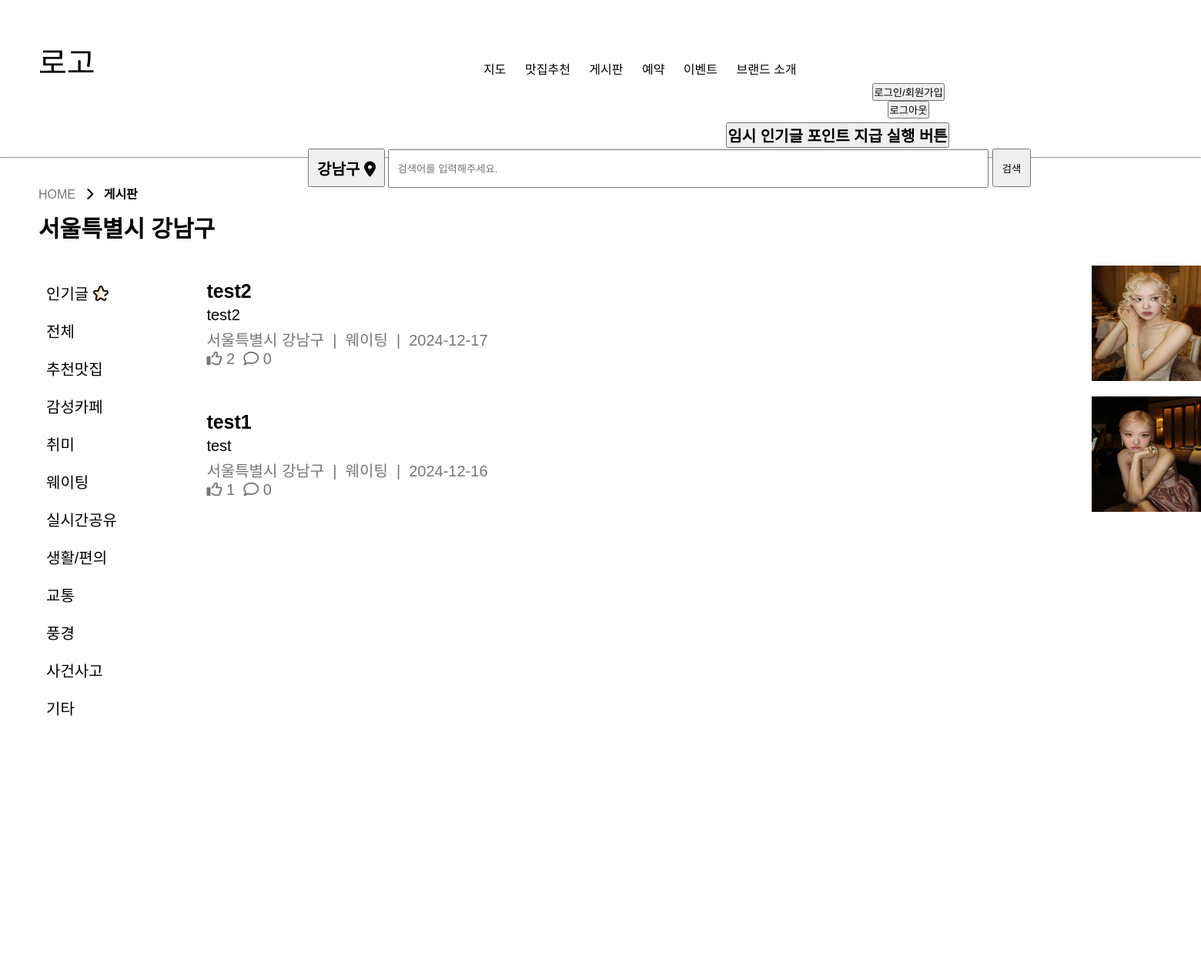
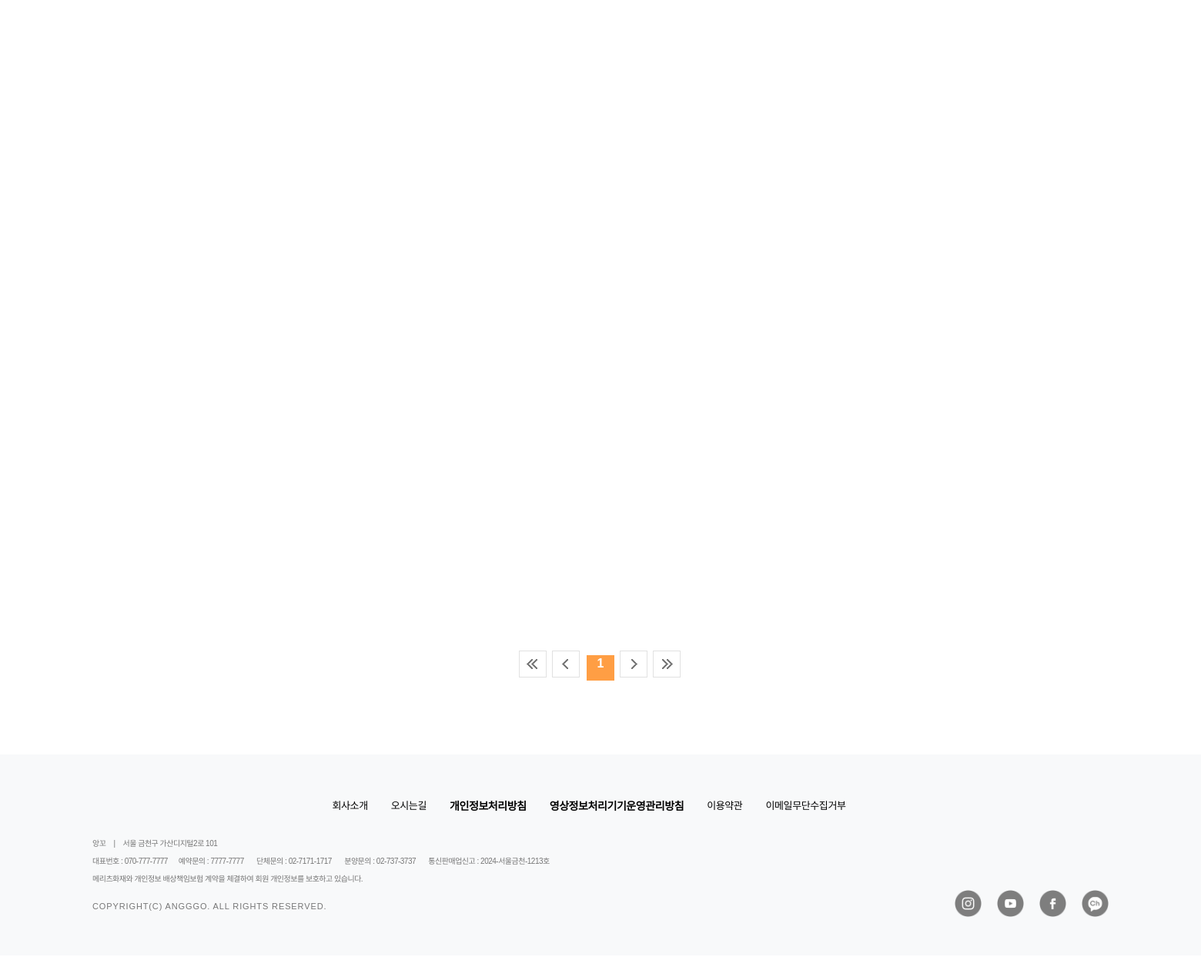
Screenshot of /board/nboard/?bselect=웨이팅 with the database file from the repository (2 pictures, top to bottom).
### board/models.py (models this page shows, shortened)
class Board(models.Model):
  bno = models.AutoField(primary_key=True)
  member = models.ForeignKey(Member,on_delete=models.DO_NOTHING, null=True)
  btitle = models.CharField(max_length=1000)
  bcontent = models.TextField()
  bgps = models.CharField(max_length=1000)
  bselect = models.CharField(max_length=500,choices=CHOICES)
  like_member = models.ManyToManyField(Member,default='',related_name='like_member')
  bgroup = models.IntegerField(null=True)
  bstep = models.IntegerField(default=0)
  bindent = models.IntegerField(default=0)
  bhit = models.IntegerField(default=0)
  bdate = models.DateTimeField(auto_now=True)
  bfile = models.ImageField(null=True,blank=True,upload_to='board')

### board/views.py (the view)
# urls.py: path('nboard/', views.nboard, name='nboard'),   # 게시판리스트
def nboard(request):
  if request.method == 'GET':
    bselect = request.GET.get("bselect", "전체")
    bgps = request.GET.get('bgps', '서울특별시 강남구')
    list_search = request.GET.get('list_search', '').strip()
    qs = Board.objects.annotate(comment_count=Count('comment', distinct=True))
    is_popular = bselect == "인기글"
    if bgps:
        qs = qs.filter(bgps__contains=bgps)
    if bselect != "전체" and not is_popular:
        qs = qs.filter(bselect=bselect)
    if list_search:
        blist = Board.objects.filter(
            Q(btitle__icontains=list_search) | Q(bcontent__icontains=list_search),
            bgps__icontains=bgps
        )
    else:
        blist = Board.objects.filter(bgps__icontains=bgps)
    if is_popular:
        qs = qs.order_by("-like_member", '-comment_count')
    else:
        qs = qs.order_by("-bgroup", "bstep", '-comment_count')
    npage = int(request.GET.get('npage', 1))
    paginator = Paginator(qs, 10)
    blist = paginator.get_page(npage)
    comment_counts = {board.bno: Comment.objects.filter(board=board).count() for board in blist}
    시도, 시군구 = '', ''
    if bgps:
        try:
            시도, 시군구 = bgps.split(" ", 1)
        except ValueError:
            시도, 시군구 = bgps, ''
    areas = [
        "서울특별시 강남구",
        "서울특별시 송파구",
        "경기도 성남시",
        "서울특별시 강서구",
        "경기도 부천시",
        "인천광역시 서구",
        "경기도 남양주시"
    ]
    context = {
        "blist": blist,
        'npage': npage,
        'comment_counts': comment_counts,
        '시도': 시도,
        '시군구': 시군구,
        'areas': areas,
        'current_bgps': bgps,
        'bselect': bselect,
        'list_search': list_search
    }
    return render(request, 'nboard.html', context)
  else: return render(request, 'nboard.html')

### board/templates/nboard.html (shortened to what this page needs)
{% load static %}
<!DOCTYPE html>
<html lang="ko">
<head>
  <link rel="stylesheet" href="https://cdnjs.cloudflare.com/ajax/libs/font-awesome/6.1.0/css/all.min.css" />
  <link rel="stylesheet" type="text/css" href="{% static '/css/nboard.css' %}">
</head>
<body>
  <header>
    <div class="inner">
      <a href="/"><span class="main_logo">로고</span></a>
      <ul>
        <a href="/map/success/"><li>지도</li></a>
        <a href="/foodBoard/foodList/"><li>맛집추천</li></a>
        <a href="/board/nboard/"><li>게시판</li></a>
        <li>예약</li>
        <li>이벤트</li>
        <a href="/Brand/"><li>브랜드 소개</li></a>
      </ul>
      <span>
        <button type="button" class="ag_my"><a href="/member/login/">로그인/회원가입</a></button>
        <button type="button" class="ag_my"><a href="/member/logout/">로그아웃</a></button>
      </span>
    </div>
  </header>
  <main>
    <form action="#" name="mapping" method="post">
      <button type="button" id="gps_s"><h2>  </h2></button>
      <input type="search" id="list_search" placeholder="검색어를 입력해주세요." >
      <button id="seBtn">검색</button>
      <button type="button" id="reward_points_button">
        <h2>임시 인기글 포인트 지급 실행 버튼</h2>
      </button>
    </form>
    <div class="here">
      <div class="sub_navloc">HOME&nbsp;&nbsp; <strong><i class="fa-solid fa-chevron-right"></i>&nbsp;&nbsp; 게시판</strong></div>
      <div id="gps"><h2>{{current_bgps}}</h2></div>
    </div>
    <div class="board">
      <div class="b_category">
        <ul>
          <li><a href="/board/nboard/?bselect=인기글&bgps={{ current_bgps }}">인기글 <img src="/static/images/star.png" id="heart"></a></li><br>
          <li><a href="/board/nboard/?bgps={{current_bgps}}">전체</a></li><br>
          <li><a href="/board/nboard/?bselect=추천맛집&bgps={{ current_bgps }}">추천맛집</a></li><br>
          <li><a href="/board/nboard/?bselect=감성카페&bgps={{ current_bgps }}">감성카페</a></li><br>
          <li><a href="/board/nboard/?bselect=취미&bgps={{ current_bgps }}">취미</a></li><br>
          <li><a href="/board/nboard/?bselect=웨이팅&bgps={{ current_bgps }}">웨이팅</a></li><br>
          <li><a href="/board/nboard/?bselect=실시간공유&bgps={{ current_bgps }}">실시간공유</a></li><br>
          <li><a href="/board/nboard/?bselect=생활/편의&bgps={{ current_bgps }}">생활/편의</a></li><br>
          <li><a href="/board/nboard/?bselect=교통&bgps={{ current_bgps }}">교통</a></li><br>
          <li><a href="/board/nboard/?bselect=풍경&bgps={{ current_bgps }}">풍경</a></li><br>
          <li><a href="/board/nboard/?bselect=사건사고&bgps={{ current_bgps }}">사건사고</a></li><br>
          <li><a href="/board/nboard/?bselect=기타&bgps={{ current_bgps }}">기타</a></li><br>
        </ul>
      </div>
      <div class="nlist">
        {% if blist %}
          {% for board in blist %}
          <ul>
            {% if request.session.session_id%}
              <a href="/board/bbview/{{board.bno}}/"><li>
                <h3>{{board.btitle}}</h3>
                <p>{{board.bcontent|striptags}}</p>
                <span>{{board.bgps}}&nbsp;&nbsp;|&nbsp;&nbsp;{{board.bselect}}&nbsp;&nbsp;|&nbsp;&nbsp;{{board.bdate|date:'Y-m-d'}}</span><br>
                <span><i class="fa-regular fa-thumbs-up"></i>&nbsp;{{board.like_member.count}}&nbsp;&nbsp;<i class="fa-regular fa-comment"></i>&nbsp;{{board.comment_count}}</span><br>
                  {% if board.bfile %}
                  <img id="viewimg" src="{{board.bfile.url}}">
                  {% else %}
                  {% endif %}
              </li></a>
            {% else %}
              <a><li id="no_mem">
                <h3>{{board.btitle}}</h3>
                <p>{{board.bcontent|striptags}}</p>
                <span>{{board.bgps}}&nbsp;&nbsp;|&nbsp;&nbsp;{{board.bselect}}&nbsp;&nbsp;|&nbsp;&nbsp;{{board.bdate|date:'Y-m-d'}}</span><br>
                <span><i class="fa-regular fa-thumbs-up"></i>&nbsp;{{board.like_member.count}}&nbsp;&nbsp;<i class="fa-regular fa-comment"></i>&nbsp;{{board.comment_count }}</span><br>
                  {% if board.bfile %}
                  <img id="viewimg" src="{{board.bfile.url}}">
                  {% endif %}
              </li></a>
            {% endif %}
          </ul>
          {% endfor %}
          {% else %}
          <ul>
            <li style="font-size: 20px">게시글이 없습니다. 첫 게시글을 작성해주세요!! 🤩</li>
          </ul>
          {% endif %}
      </div>
    </div>
    <div class="bottom">
      <ul class="page-num">
        {% if blist.has_previous %}
          <a class="plz" href="/board/nboard/?npage=1"><li class="first"></li></a>
          <a class="plz" href="/board/nboard/?npage={{blist.previous_page_number}}"><li class="prev"></li></a>
        {% else %}
          <a class="plz"><li class="first"></li></a>
          <a class="plz"><li class="prev"></li></a>
        {% endif %}
        {% for page in blist.paginator.page_range %}
        {% if page != npage %}
          <a href="/board/nboard/?npage={{page}}"><li class="num"><div>{{page}}</div></li></a>
        {% else %}
          <li class="num on"><div>{{page}}</div></li>
        {% endif %}
        {% endfor %}
        {% if blist.has_next %}
          <a class="plz" href="/board/nboard/?npage={{blist.next_page_number}}"><li class="next"></li></a>
          <a class="plz" href="/board/nboard/?npage={{blist.paginator.num_pages}}"><li class="last"></li></a>
        {% else %}
          <a class="plz"><li class="next"></li></a>
          <a class="plz"><li class="last"></li></a>
        {% endif %}
      </ul>
    </div>
  </main>
  <footer>
    <div class="footerr">
        <div class="ftnavi">
            <ul>
                <li><a href="">회사소개</a></li>
                <li><a href="">오시는길</a></li>
                <li><a href="">개인정보처리방침</a></li>
                <li><a href="">영상정보처리기기운영관리방침</a></li>
                <li><a href="">이용약관</a></li>
                <li><a href="">이메일무단수집거부</a></li>
            </ul>
        </div>
        <div class="bottom_footer">
            <div class="addr">
                <p>앙꼬<span>|</span>서울 금천구 가산디지털2로 101</p>
                <p class="tel">대표번호 : 070-777-7777&nbsp;&nbsp;
                    <span>예약문의 : 7777-7777</span>
                    <span>단체문의 : 02-7171-1717</span>
                    <span>분양문의 : 02-737-3737</span>
                    <span>통신판매업신고 : 2024-서울금천-1213호</span>
                </p>
                <p>메리츠화재와 개인정보 배상책임보험 계약을 체결하여 회원 개인정보를 보호하고 있습니다.</p>
                <p class="copy">COPYRIGHT(C) ANGGGO. ALL RIGHTS RESERVED.</p>
            </div>
            <div class="sns">
                <a href="#"><img src="/static/images/main/insta_btn_fnew.png"></a>
                <a href="#"><img src="/static/images/main/youtube_btn_fnew.png"></a>
                <a href="#"><img src="/static/images/main/facebook_btn_fnew.png"></a>
                <a href="#"><img src="/static/images/main/kakao_ch_btn_fnew.png"></a>
            </div>
        </div>
    </div>
</footer>
</body>
</html>

### rows the page displays
Board: btitle "test2", bcontent "test2", bgps "서울특별시 강남구", bselect "웨이팅", bdate "2024-12-17", like_member.count "2", comment_count "0", bfile (picture)
Board: btitle "test1", bcontent "test", bgps "서울특별시 강남구", bselect "웨이팅", bdate "2024-12-16", like_member.count "1", comment_count "0", bfile (picture)

### other values shown
{{ page }} "1"
